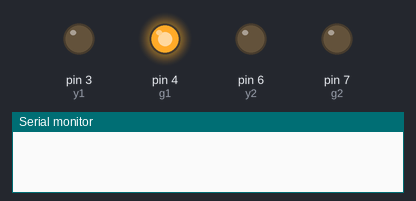
This sketch was run on a simulated Arduino Uno, built with avr-gcc and run on an emulated ATmega328P. On the bench: output pins drawn as LEDs (lit = HIGH), the last lines printed to the serial monitor. Pins used as bus, display or sensor lines are not drawn.

Above: at 5.0 s.
At 17.3 s:
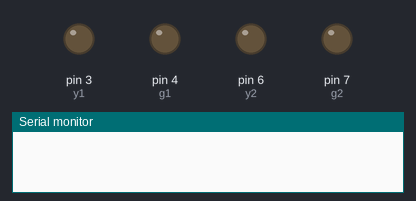
At 23.9 s:
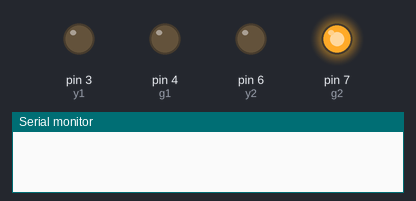
At 30.7 s:
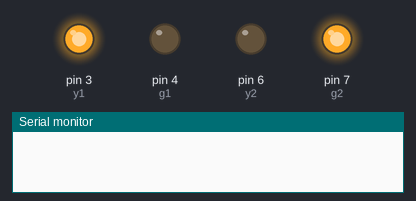
At 59.2 s:
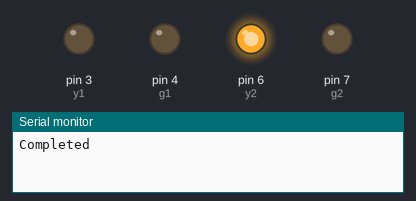
Timing chart, 0 to 59.7 s (numbered marks = the images above):
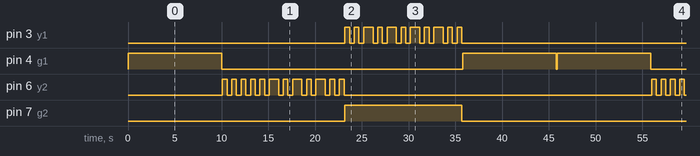

The sketch:

trafic-lights.ino
```cpp
// seting the variable for leds
int r1=2;
int y1=3;
int g1=4;
int r2=5;
int y2=6;
int g2=7;
// Trafic Light
void setup()
{
  // put your setup code here, to run once:
  pinMode(r1,OUTPUT);
  pinMode(y1,OUTPUT);
  pinMode(g1,OUTPUT);
  pinMode(r2,OUTPUT);
  pinMode(y2,OUTPUT);
  pinMode(g2,OUTPUT);
  Serial.begin(9600);
  Serial.read();

}
void loop() {
  // put your main code here, to run repeatedly:
  digitalWrite(r2,HIGH);
  digitalWrite(g1,HIGH);
  delay(10000);
  digitalWrite(r2,LOW);
  digitalWrite(g1,LOW);
  delay(100);
  digitalWrite(r1,HIGH);
  // Making y2 led to blink
  digitalWrite(y2,HIGH);
  delay(500);
  digitalWrite(y2,LOW);
  delay(500);
  digitalWrite(y2,HIGH);
  delay(500);
  digitalWrite(y2,LOW);
  delay(500);
  digitalWrite(y2,HIGH);
  delay(500);
  digitalWrite(y2,LOW);
  delay(500);
  digitalWrite(y2,HIGH);
  delay(500);
  digitalWrite(y2,LOW);
  delay(500);
  digitalWrite(y2,HIGH);
  delay(500);
  digitalWrite(y2,LOW);
  delay(500);
  digitalWrite(y2,HIGH);
  delay(500);
  digitalWrite(y2,HIGH);
  delay(500);
  digitalWrite(y2,LOW);
  delay(500);
  digitalWrite(y2,HIGH);
  delay(500);
  digitalWrite(y2,LOW);
  delay(500);
  digitalWrite(y2,HIGH);
  delay(500);
  digitalWrite(y2,HIGH);
  delay(500);
  digitalWrite(y2,LOW);
  delay(500);
  digitalWrite(y2,HIGH);
  delay(500);
  digitalWrite(y2,LOW);
  delay(500);
  digitalWrite(y2,HIGH);
  delay(500);
  digitalWrite(y2,HIGH);
  delay(500);
  digitalWrite(y2,LOW);
  delay(500);
  digitalWrite(y2,HIGH);
  delay(500);
  digitalWrite(y2,LOW);
  delay(500);
  digitalWrite(y2,HIGH);
  delay(500);
  // End of blinking y2 led
  digitalWrite(r1,LOW);
  digitalWrite(y2,LOW);
  delay(100);
  digitalWrite(y1,HIGH);
  digitalWrite(g2,HIGH);
  // Making y1 led to blink
  digitalWrite(y1,HIGH);
  delay(500);
  digitalWrite(y1,LOW);
  delay(500);
  digitalWrite(y1,HIGH);
  delay(500);
  digitalWrite(y1,LOW);
  delay(500);
  digitalWrite(y1,HIGH);
  delay(500);
  digitalWrite(y1,HIGH);
  delay(500);
  digitalWrite(y1,LOW);
  delay(500);
  digitalWrite(y1,HIGH);
  delay(500);
  digitalWrite(y1,LOW);
  delay(500);
  digitalWrite(y1,HIGH);
  delay(500);
  digitalWrite(y1,HIGH);
  delay(500);
  digitalWrite(y1,LOW);
  delay(500);
  digitalWrite(y1,HIGH);
  delay(500);
  digitalWrite(y1,LOW);
  delay(500);
  digitalWrite(y1,HIGH);
  delay(500);
  digitalWrite(y1,HIGH);
  delay(500);
  digitalWrite(y1,LOW);
  delay(500);
  digitalWrite(y1,HIGH);
  delay(500);
  digitalWrite(y1,LOW);
  delay(500);
  digitalWrite(y1,HIGH);
  delay(500);
  digitalWrite(y1,HIGH);
  delay(500);
  digitalWrite(y1,LOW);
  delay(500);
  digitalWrite(y1,HIGH);
  delay(500);
  digitalWrite(y1,LOW);
  delay(500);
  digitalWrite(y1,HIGH);
  delay(500);
  // End of blinking y1 led
  digitalWrite(y1,LOW);
  digitalWrite(g2,LOW);
  delay(100);
  digitalWrite(g1,HIGH);
  digitalWrite(r2,HIGH);
  delay(10000);
  digitalWrite(r2,LOW);
  digitalWrite(g1,LOW);
  delay(100);
  Serial.println("Completed");
  extern void exit(int __status);
}
```

Measured:
- by itself, pin 3 (y1), pin 6 (y2): moves between LOW and HIGH, repeating every 45.9 s
- by itself, pin 4 (g1): repeats every 45.9 s: LOW 25.8 s, HIGH 10.0 s, LOW 0.10 s, HIGH 10.0 s
- by itself, pin 7 (g2): alternates HIGH for 12.5 s and LOW for 33.4 s
